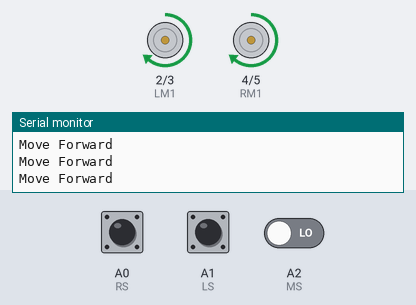
A sketch run on a simulated Arduino Uno, built with avr-gcc and run on an emulated ATmega328P. On the bench: motor-driver pin pairs drawn as motors (green arrow = first pin HIGH = forward, orange = second pin HIGH = backward, longer = more drive, scaled by the enable pin), the last lines printed to the serial monitor. Inputs (shaded band) come from the test bench; at power-on: A0 (RS) LOW, A1 (LS) LOW, A2 (MS) LOW.

Above: at 1.2 s.
1.3 s: A0 (RS) driven HIGH
At 2.0 s:
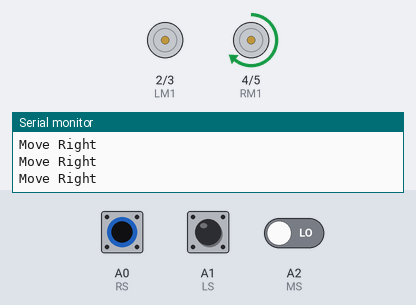
2.8 s: A1 (LS) driven HIGH
At 4.0 s:
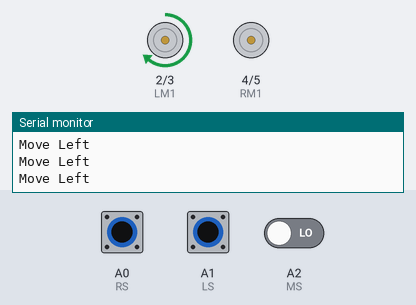
4.3 s: A1 (LS) driven LOW
At 5.3 s:
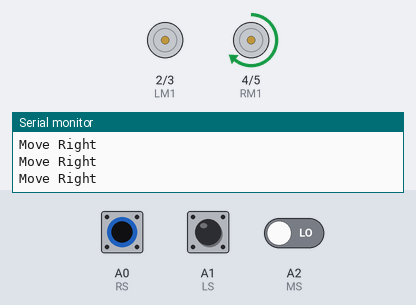
7.3 s: A0 (RS) driven LOW
At 8.0 s:
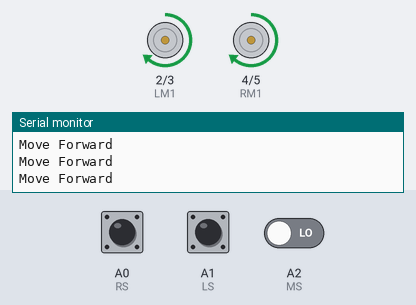
10.3 s: A0 (RS) pulsed HIGH 2 times (0.12 s each, 0.3 s apart)
At 10.51 s:
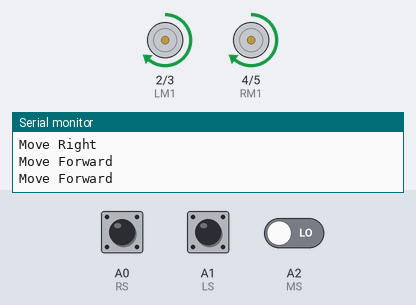
13.9 s: A1 (LS) pulsed HIGH 5 times (0.12 s each, 0.3 s apart)
At 14.11 s:
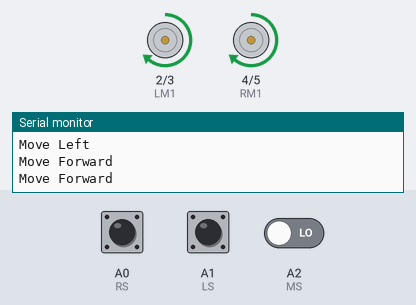
Timing chart, 0 to 16.9 s (numbered marks = the images above; inputs shaded):
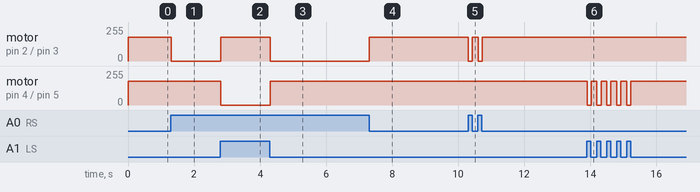

The sketch:

masood_jalal_analysis.ino
```cpp
#define MS A2      // Middle Sensor
#define LS A1      // Left Sensor
#define RS A0      // Right Sensor

#define LM1 2       // left motor
#define LM2 3       // left motor
#define RM1 4       // right motor
#define RM2 5       // right motor

#define ENA 6       // enable A for left motor
#define ENB 9       // enable B for right motor

int baseSpeed = 180;  // Adjust this value as needed for your motors

void setup()
{
  Serial.begin(9600);
  pinMode(MS, INPUT);
  pinMode(LS, INPUT);
  pinMode(RS, INPUT);
  pinMode(LM1, OUTPUT);
  pinMode(LM2, OUTPUT);
  pinMode(RM1, OUTPUT);
  pinMode(RM2, OUTPUT);
  pinMode(ENA, OUTPUT);
  pinMode(ENB, OUTPUT);

  // Set initial enable values
  analogWrite(ENA, baseSpeed);
  analogWrite(ENB, baseSpeed);
}

void loop()
{
  // Read sensor values
  int middleSensor = digitalRead(MS);
  int leftSensor = digitalRead(LS);
  int rightSensor = digitalRead(RS);

  // Line Following Logic
  if (leftSensor == HIGH) {
    // On Black Line with Left Sensor
    digitalWrite(LM1, HIGH);
    digitalWrite(LM2, LOW);
    digitalWrite(RM1, LOW);
    digitalWrite(RM2, LOW);
    Serial.println("Move Left");
  } else if (rightSensor == HIGH) {
    // On Black Line with Right Sensor
    digitalWrite(LM1, LOW);
    digitalWrite(LM2, LOW);
    digitalWrite(RM1, HIGH);
    digitalWrite(RM2, LOW);
    Serial.println("Move Right");
  } else {
    // No sensor detecting a black line, move forward
    digitalWrite(LM1, HIGH);
    digitalWrite(LM2, LOW);
    digitalWrite(RM1, HIGH);
    digitalWrite(RM2, LOW);
    Serial.println("Move Forward");
  }

  delay(5);
}
```

Measured:
- after the input at 1.3 s, motor on pin 2 (LM1) / pin 3 (LM2): forward 180/255 → stopped at once
- after the input at 2.8 s, motor on pin 2 (LM1) / pin 3 (LM2): stopped → forward 180/255 at once; motor on pin 4 (RM1) / pin 5 (RM2): forward 180/255 → stopped at once
- after the input at 4.3 s, motor on pin 2 (LM1) / pin 3 (LM2): forward 180/255 → stopped at once; motor on pin 4 (RM1) / pin 5 (RM2): stopped → forward 180/255 at once
- after the input at 7.3 s, motor on pin 2 (LM1) / pin 3 (LM2): stopped → forward 180/255 at once
- after the input at 10.3 s, motor on pin 2 (LM1) / pin 3 (LM2): alternates forward 180/255 for 0.19 s and stopped for 0.11 s, 4 changes in all, then stays forward 180/255, starting at once
- after the input at 13.9 s, motor on pin 4 (RM1) / pin 5 (RM2): alternates forward 180/255 for 0.17 s and stopped for 0.13 s, 10 changes in all, then stays forward 180/255, starting at once
